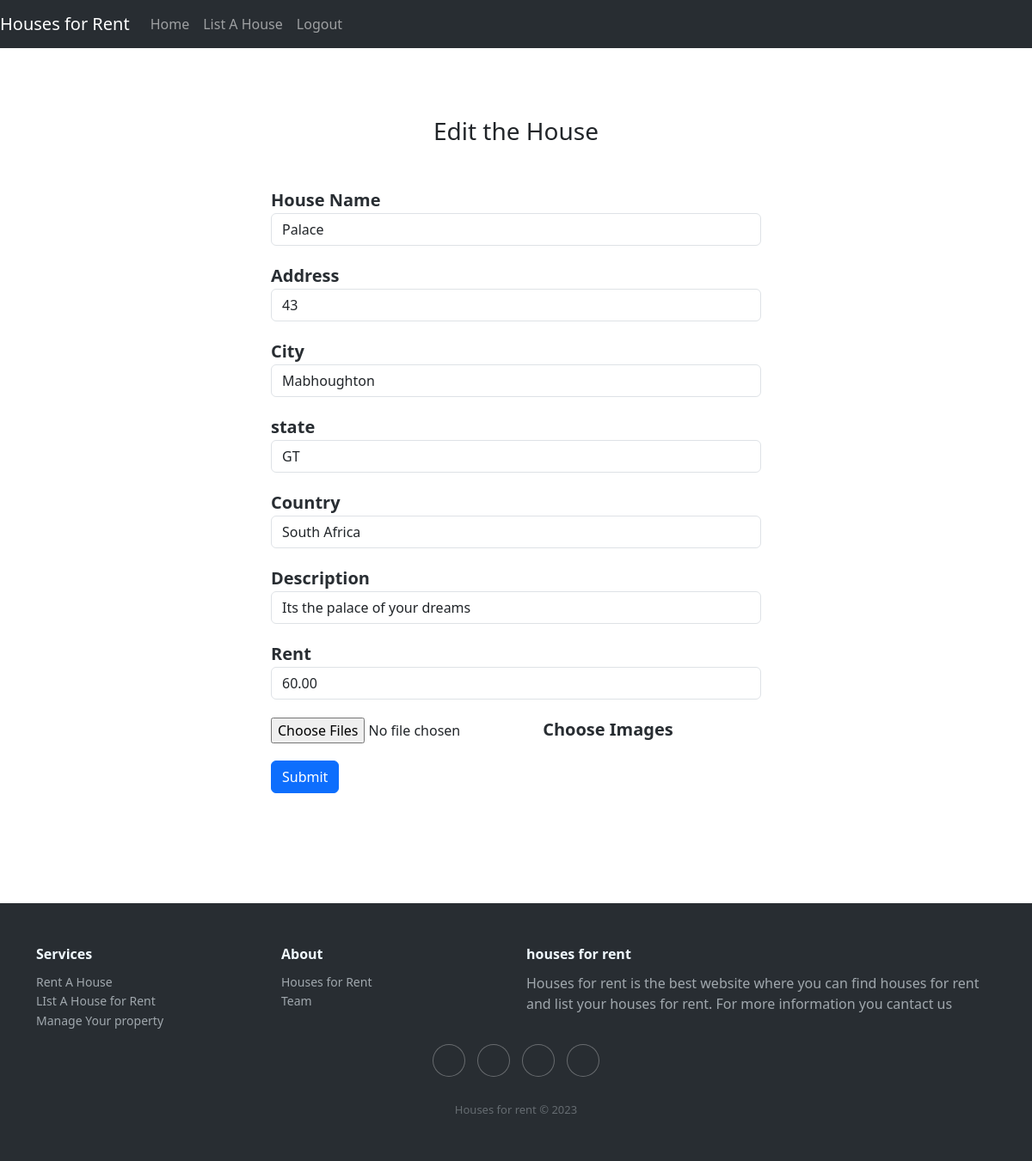
/edit_house/7 (signed in), run on the app's committed database.
### house_project/models.py (models this page shows, shortened)
class House(models.Model):
    name = models.CharField(max_length=100)
    address = models.CharField(max_length=100)
    city = models.CharField(max_length=100)
    state = models.CharField(max_length=2)
    country = models.CharField(max_length=100)
    description = models.TextField()
    house_host = models.ForeignKey('User', on_delete=models.CASCADE, related_name='hosted_houses')
    guest = models.ForeignKey('User', on_delete=models.CASCADE, null=True, blank=True, related_name='rented_houses')
    is_rented = models.BooleanField(default=False)
    rent = models.DecimalField(max_digits=10, decimal_places=2, default=0)

### house_project/views.py (the view, shortened to what this page needs)
# urls.py: path('edit_house/<int:id>', views.edit_house, name='edit_house'),
@login_required(login_url="user_login")
def edit_house(request, id):
    message = None
    house = House.objects.get(id=id)
    return render(request, "edit_house.html", {"house": house})

### house_project/templates/edit_house.html (shortened to what this page needs)
{% extends "layout.html" %} {% block content %}
<div class="container" style="padding: 5em 0">
  <h3 style="text-align: center;">Edit the House</h3>
  <div class="col-12 mx-auto text-right my-5 col-md-8 col-lg-6">
    <form action="{% url 'edit_house' house.id %}" method="post" enctype="multipart/form-data">
      <div class="form-group" style="padding-bottom: 20px">
        <label for="House_name">House Name</label>
        <input
          type="text"
          class="form-control"
          id="House_name"
          name="name"
          aria-describedby="House_name"
          value="{{ house.name }}"
        />
      </div>
      <div class="form-group" style="padding-bottom: 20px">
        <label for="Address">Address</label>
        <input
          type="text"
          class="form-control"
          id="Address"
          name="address"
          aria-describedby="Address"
          value="{{ house.address}}"
        />
      </div>
      <div class="form-group" style="padding-bottom: 20px">
        <label for="City">City</label>
        <input
          type="text"
          class="form-control"
          id="City"
          name="city"
          aria-describedby="City"
          value="{{ house.city }}"
        />
      </div>
      <div class="form-group" style="padding-bottom: 20px">
        <label for="state">state</label>
        <input
          type="text"
          class="form-control"
          id="state"
          name="state"
          aria-describedby="state"
          value="{{ house.state }}"
        />
      </div>
      <div class="form-group" style="padding-bottom: 20px">
        <label for="Country">Country</label>
        <input
          type="text"
          class="form-control"
          id="Country"
          name="country"
          aria-describedby="Country"
          value="{{ house.country }}"
        />
      </div>
      <div class="form-group" style="padding-bottom: 20px">
        <label for="Description">Description</label>
        <input
          type="text"
          class="form-control"
          id="Description"
          name="description"
          aria-describedby="Description"
          value="{{ house.description }}"
        />
      </div>
      <div class="form-group" style="padding-bottom: 20px">
        <label for="Description">Rent</label>
        <input
          type="number"
          class="form-control"
          id="Rent"
          name="rent"
          aria-describedby="Rent"
          value="{{ house.rent }}"
        />
      </div>
      <div class="custom-file" style="padding-bottom: 20px">
        <input
          type="file"
          class="custom-file-input"
          multiple
          name="images"
          id="validatedCustomFile"
          required
        />
        <label class="custom-file-label" for="validatedCustomFile"
          >Choose Images</label
        >
      </div>
      <div class="custom-file">
        <button type="submit" class="btn btn-primary">Submit</button>
      </div>
    </form>
  </div>
</div>
{% endblock %}

### house_project/static/house_project/style.css (style rules this page uses)
label { font-size: 20px; font-family: 'Segoe UI', Tahoma, Geneva, Verdana, sans-serif; color: #282d32; font-weight: 700; }

### data on the page
House: name "Palace", address "43", city "Mabhoughton", state "GT", country "South Africa", description "Its the palace of your dreams", rent "60.00"
